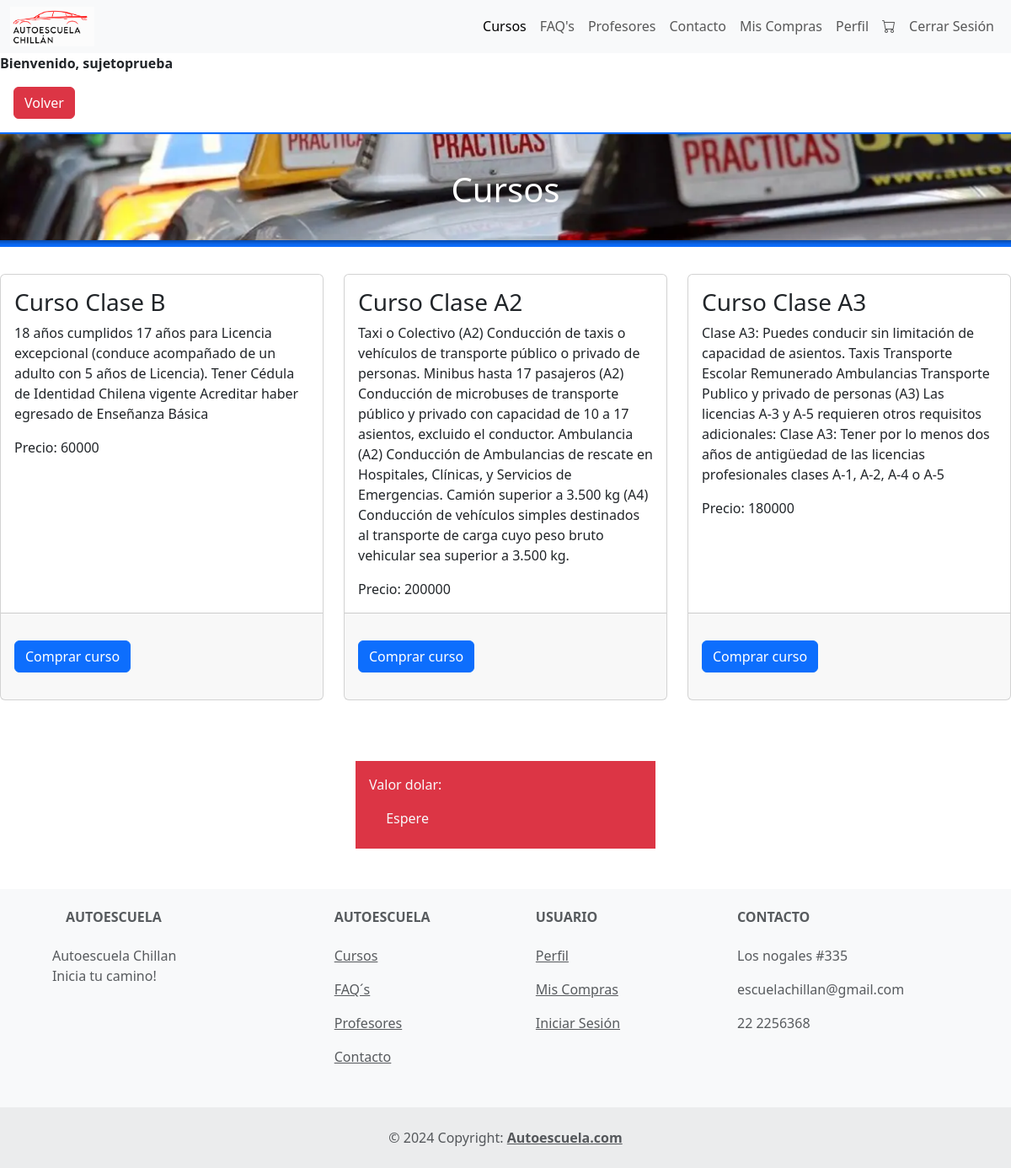
The app's page /cursos/ (signed in) with its own data.
### aplicacion/models.py (models this page shows, shortened)
class Producto(models.Model):
    nombre = models.CharField(max_length=100, verbose_name="Nombre del curso")
    precio = models.PositiveIntegerField( verbose_name="Precio")
    cursos = models.CharField(max_length=20, choices=Cursos, verbose_name="Cursos")
    cupos = models.PositiveIntegerField(verbose_name="Cupos", default=30)
    descripcion = models.TextField(verbose_name="Descripción del curso")
    imagen_curso = models.ImageField(upload_to='cursos/', verbose_name="Imagen Curso")

### aplicacion/views.py (the view)
# urls.py: path('cursos/', cursos , name='cursos'),
def cursos(request):
    cursos = Producto.objects.all()
    comprar_curso_form = ComprarCursoForm()
    return render(request, 'Autoescuela/cursos.html', {'cursos': cursos, 'comprar_curso_form': comprar_curso_form})

### aplicacion/views.py (called while the page is built)
def navbar_context(request):
    usuario_autenticado = request.user.is_authenticated
    tiene_compras = False
    if usuario_autenticado:
        try:
            perfil =request.user
            items_carrito = CarritoItem.objects.filter(compra__perfil=perfil, compra=None)
            tiene_compras = items_carrito.exists()
        except Perfil.DoesNotExist:
            pass
    return {
        'usuario_autenticado': usuario_autenticado,
        'tiene_compras': tiene_compras,
    }

### aplicacion/templates/Autoescuela/cursos.html (shortened to what this page needs)
{% extends "Autoescuela/base.html" %}
{% load static %}
{% load crispy_forms_tags %}
{% block contenido %}
<div class="container-fluid p-5 bg-primary text-white text-center position-relative">
    <img src="{% static 'aplicacion/img/image_2.png' %}" class="img-fluid position-absolute" style="object-fit: cover; top: 0; left: 0; width: 100%; height: 100%;">
    <h1 class="position-absolute" style="top: 50%; left: 50%; transform: translate(-50%, -50%);">Cursos</h1>
    <p>¡Capacítate en la mejor autoescuela!!!</p>
</div>
<div class="card-deck">
    <div class="row row-cols-1 row-cols-md-3 g-4">
        {% for curso in cursos %}
        <div class="col mb-4">
            <div class="card h-100">
                <div class="card-body">
                    <h3 class="card-title">{{ curso.nombre }}</h3>
                    <p class="card-text">{{ curso.descripcion }}</p>
                    <p class="card-text">Precio: {{ curso.precio }}</p>
                </div>
                <div class="card-footer">
                    <form id="comprar_curso_form{{ curso.id }}" method="post" action="{% url 'agregar_al_carrito' curso.id %}">
                        <div class="col mt-4 mb-4">
                            <button type="submit" class="btn btn-primary btn-block">Comprar curso</button>
                        </div>
                    </form>
                </div>
            </div>
        </div>
        {% endfor %}
    </div>
</div>
<div class="container mt-5 mb-5">
    <div class="row">
        <div class="col">
        </div>
        <div class="col">
            <div class="p-3 bg-danger text-light">
                <p>Valor dolar:</p>
                <div class="spinner">
                    Espere
                </div>
            </div>
        </div>
        <div class="col">
        </div>
    </div>
</div>
{% endblock %}

### aplicacion/templates/Autoescuela/base.html (shortened to what this page needs)
{% load static %}
{% load crispy_forms_tags %}
<!DOCTYPE html>
<html lang="es">
<head>
  <link href="https://cdn.jsdelivr.net/npm/bootstrap@5.3.3/dist/css/bootstrap.min.css" rel="stylesheet">
  <link rel="stylesheet" href="https://cdn.jsdelivr.net/npm/bootstrap-icons@1.7.1/font/bootstrap-icons.css">
  <link rel="stylesheet" href={% static 'aplicacion/estilos/css'%}>
  <link rel="stylesheet" href="https://cdnjs.cloudflare.com/ajax/libs/font-awesome/4.7.0/css/font-awesome.min.css">
</head>
<body>
<nav class="navbar navbar-expand-sm bg-body-tertiary">
  <div class="container-fluid">
      <a href="{% url 'index' %}">
          <img src="{% static 'aplicacion/img/logo-autoescuela-2_1.png' %}" width="100px">
      </a>
      <div class="collapse navbar-collapse" id="navbarNavDropdown">
          <ul class="navbar-nav ms-auto">
              <li class="nav-item">
                  <a class="nav-link active" aria-current="page" href="{% url 'cursos' %}">Cursos</a>
              </li>
              <li class="nav-item">
                  <a class="nav-link" href="{% url 'faqs' %}">FAQ's</a>
              </li>
              <li class="nav-item">
                  <a class="nav-link" href="{% url 'profesores' %}">Profesores</a>
              </li>
              <li class="nav-item">
                  <a class="nav-link" href="{% url 'contacto' %}">Contacto</a>
              </li>
              {% if user.is_authenticated %}
                  {% if user.is_superuser %}
                  <li class="nav-item">
                      <a class="nav-link" href="{% url 'perfilAdmin' %}">Administración</a>
                  </li>
                  <li class="nav-item">
                      <a class="nav-link" href="{% url 'cerrarSesion' %}">Cerrar Sesión</a>
                  </li>
                  {% else %}
                  <li class="nav-item">
                      <a class="nav-link" href="{% url 'miscompras' %}">Mis Compras</a>
                  </li>
                  <li class="nav-item">
                      <a class="nav-link" href="{% url 'perfil' %}">Perfil</a>
                  </li>
                  <li class="nav-item">
                      <a class="nav-link" href="{% url 'carrito' %}">
                          <i class="bi bi-cart"></i>
                      </a>
                  </li>
                  <li class="nav-item">
                      <a class="nav-link" href="{% url 'cerrarSesion' %}">Cerrar Sesión</a>
                  </li>
                  {% endif %}
              {% else %}
              <li class="nav-item">
                  <a class="nav-link" href="{% url 'login' %}">Iniciar Sesión</a>
              </li>
              {% endif %}
          </ul>
      </div>
  </div>
</nav>
{% if user.is_authenticated %}
  <strong>Bienvenido, {{ user.username }}</strong>
{% endif %}
  <div class="m-3" >
  <button onclick="goBack()" type="button" class="btn btn-danger">Volver</button>
  </div>
    <div>
{% block contenido %}
{% endblock %}
<footer class="text-center text-lg-start bg-body-tertiary text-muted">
    <section class="">
      <div class="container text-center text-md-start mt-5 p-2">
        <div class="row mt-3">
          <div class="col-md-3 col-lg-4 col-xl-3 mx-auto mb-4">
            <h6 class="text-uppercase fw-bold mb-4">
              Autoescuela
            </h6>
            <p>
              Autoescuela Chillan
              <br>
                Inicia tu camino!
            </p>
          </div>
          <div class="col-md-2 col-lg-2 col-xl-2 mx-auto mb-4">
            <h6 class="text-uppercase fw-bold mb-4">
              Autoescuela
            </h6>
            <p>
              <a href="{% url 'cursos' %}" class="text-reset">Cursos</a>
            </p>
            <p>
              <a href="{% url 'faqs' %}" class="text-reset">FAQ´s</a>
            </p>
            <p>
              <a href="{% url 'profesores' %}" class="text-reset">Profesores</a>
            </p>
            <p>
              <a href="{% url 'contacto' %}"class="text-reset">Contacto</a>
            </p>
          </div>
          <div class="col-md-3 col-lg-2 col-xl-2 mx-auto mb-4">
            <h6 class="text-uppercase fw-bold mb-4">
              Usuario
            </h6>
            <p>
              <a href="{% url 'perfil' %}" class="text-reset">Perfil</a>
            </p>
            <p>
              <a href="{% url 'miscompras' %}" class="text-reset">Mis Compras</a>
            </p>
            <p>
              <a href="{% url 'login' %}" class="text-reset">Iniciar Sesión</a>
            </p>
          </div>
          <div class="col-md-4 col-lg-3 col-xl-3 mx-auto mb-md-0 mb-4">
            <h6 class="text-uppercase fw-bold mb-4">Contacto</h6>
            <p>Los nogales #335</p>
            <p>
              escuelachillan@gmail.com
            </p>
            <p>22 2256368</p>
          </div>
        </div>
      </div>
    </section>
    <div class="text-center p-4" style="background-color: rgba(0, 0, 0, 0.05);">
      © 2024 Copyright:
      <a class="text-reset fw-bold" href="https://mdbootstrap.com/">Autoescuela.com</a>
    </div>
  </footer>
  </body>

### records on screen
Producto: nombre "Curso Clase B", descripcion "18 años cumplidos 17 años para Licencia excepcional (conduce acompañado de un adulto con 5 años de Licencia). Tener Cédula de Identidad Chilena vigente Acreditar haber egresado de Enseñanza Básica", precio "60000"
Producto: nombre "Curso Clase A2", descripcion "Taxi o Colectivo (A2) Conducción de taxis o vehículos de transporte público o privado de personas. Minibus hasta 17 pasajeros (A2) Conducción de microbuses de transporte público y privado con capacidad de 10 a 17 asientos, excluido el conductor. Ambulancia (A2) Conducción de Ambulancias de rescate en Hospitales, Clínicas, y Servicios de Emergencias. Camión superior a 3.500 kg (A4) Conducción de vehículos simples destinados al transporte de carga cuyo peso bruto vehicular sea superior a 3.500 kg.", precio "200000"
Producto: nombre "Curso Clase A3", descripcion "Clase A3: Puedes conducir sin limitación de capacidad de asientos. Taxis Transporte Escolar Remunerado Ambulancias Transporte Publico y privado de personas (A3) Las licencias A-3 y A-5 requieren otros requisitos adicionales: Clase A3: Tener por lo menos dos años de antigüedad de las licencias profesionales clases A-1, A-2, A-4 o A-5", precio "180000"

### other values on screen
{{ user.username }} "sujetoprueba"
